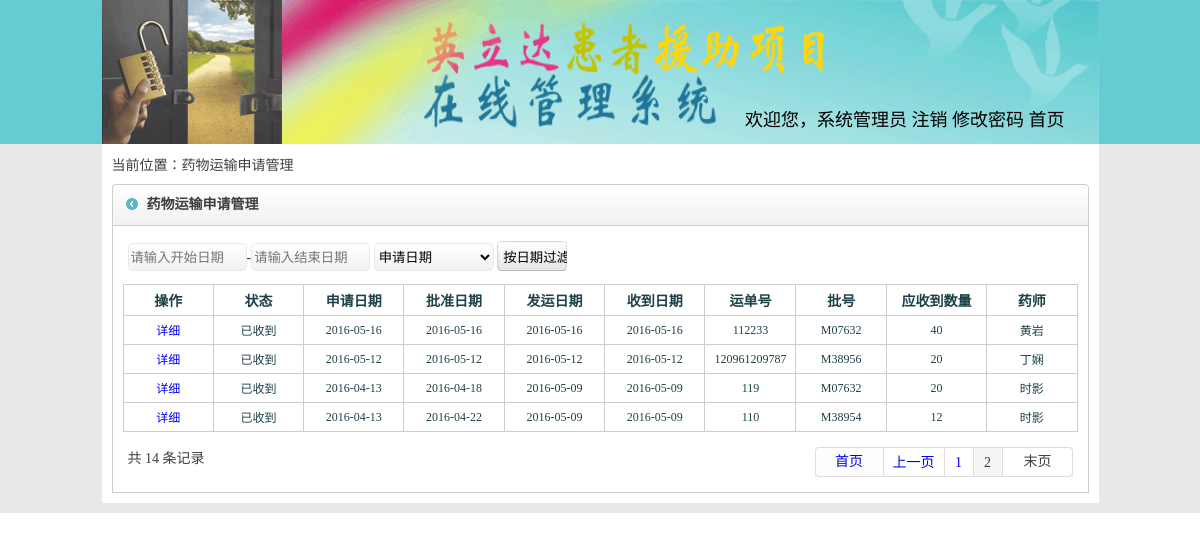
The app's page /cfcywyshshqgl.php?page=2 (signed in) with its own data.
### tables this page shows
CREATE TABLE `yfshqzy` (
  `id` int(100) NOT NULL,
  `yshxm` varchar(100) DEFAULT NULL,
  `gg1` varchar(100) DEFAULT NULL,
  `kcshl1` varchar(100) DEFAULT NULL,
  `shqshl1` varchar(100) DEFAULT NULL,
  `gg2` varchar(100) DEFAULT NULL,
  `kcshl2` varchar(100) DEFAULT NULL,
  `shqshl2` varchar(100) DEFAULT NULL,
  `shqzht` varchar(100) DEFAULT NULL,
  `shqrq` varchar(100) DEFAULT NULL,
  `pfnr` varchar(100) DEFAULT NULL,
  `kffy` varchar(100) DEFAULT NULL,
  `ydh` varchar(100) DEFAULT NULL,
  `fyrq` varchar(100) DEFAULT NULL,
  `shdrq` varchar(100) DEFAULT NULL,
  `ph1` varchar(100) DEFAULT NULL,
  `shhr` varchar(100) DEFAULT NULL,
  `fyr` varchar(100) DEFAULT NULL,
  `pfrq` varchar(100) DEFAULT NULL,
  `ph2` varchar(100) DEFAULT NULL,
  `pfshl1` varchar(100) DEFAULT NULL,
  `pfshl2` varchar(100) DEFAULT NULL,
  `phshl1` varchar(100) DEFAULT NULL,
  `phshl2` varchar(100) DEFAULT NULL,
  `jlshjch` varchar(100) DEFAULT NULL,
  `yfmch` varchar(100) DEFAULT NULL,
  `shqshc` varchar(100) DEFAULT NULL COMMENT '申请手册',
  `shdchzh` varchar(100) NOT NULL DEFAULT '0' COMMENT 'cfc是否收到传真(0为未收到，1为已收到，默认为未收到'
);

CREATE TABLE `kfrk` (
  `id` int(21) NOT NULL,
  `ph` varchar(100) DEFAULT NULL,
  `yxrqzh` varchar(100) DEFAULT NULL,
  `zhwmch` varchar(100) DEFAULT NULL,
  `ywmch` varchar(100) DEFAULT NULL,
  `bjdw` varchar(100) DEFAULT NULL,
  `zht` varchar(100) DEFAULT NULL,
  `jpbh` varchar(100) DEFAULT NULL,
  `shchdwchd` varchar(100) DEFAULT NULL,
  `shyrq` varchar(100) DEFAULT NULL,
  `zhczhh` varchar(100) DEFAULT NULL,
  `jymd` varchar(100) DEFAULT NULL,
  `bjshl` varchar(100) DEFAULT NULL,
  `gg` varchar(100) DEFAULT NULL,
  `jxxh` varchar(100) DEFAULT NULL,
  `pjh` varchar(100) DEFAULT NULL,
  `hth` varchar(100) DEFAULT NULL,
  `bzhgg` varchar(100) DEFAULT NULL,
  `jlshjch` varchar(100) DEFAULT NULL
);

### cfcywyshshqgl.php (the view, shortened to what this page needs)
<?php session_start();
$pagesize=10;
if($_GET[page]){
  $pageval=$_GET[page];
  $page=($pageval-1)*$pagesize;
  $page.=',';
}
$html_title="药物运输申请管理";
include('spap_head.php');
?>
  <div class="main"><?php ?>
    <div class="insmain">
      <div class="thislink">当前位置：<?php echo $html_title;?></div>
      <div class="inwrap flt top">
        <div class="title w977 flt">
          <strong><?php echo $html_title;?></strong><span></span>
        </div>
        <div class="incontact w955 flt">
          <table width="100%" border="0" cellspacing="0" cellpadding="5">
            <tr>
              <td>
                <div class="insinsins" style="width:100%;">
                  <span>
<input type="text" id="KaishiRiqi" name="KaishiRiqi" readonly="readonly"
placeholder="请输入开始日期" size="12" value="" class="grd-white" />-<input type="text" id="JiezhiRiqi" name="JiezhiRiqi" readonly="readonly" placeholder="请输入结束日期" size="12" value="" class="grd-white" />
<select id="rqlx" name="rqlx" style="width:120px;" class="grd-white2">
  <option <?php if($_GET[rqlx]=="1"){echo "selected=\"selected\"";}?> value="1">申请日期</option>
</select>
<input type="button" value="按日期过滤" onclick="guolv();" class="uusub2" />
                  </span>
                </div>
              </td>
            </tr>
          </table>
          <table width="100%" border="0" cellpadding="5" cellspacing="1" bgcolor="#cdcdcd">
            <tr style="color:#1f4248; font-weight:bold; height:30px;">
              <td width="80" align="center" bgcolor="#FFFFFF">操作</td>
              <td width="80" align="center" bgcolor="#FFFFFF">状态</td>
              <td width="90" align="center" bgcolor="#FFFFFF">申请日期</td>
              <td width="90" align="center" bgcolor="#FFFFFF">批准日期</td>
              <td width="90" align="center" bgcolor="#FFFFFF">发运日期</td>
              <td width="90" align="center" bgcolor="#FFFFFF">收到日期</td>
              <td width="80" align="center" bgcolor="#FFFFFF">运单号</td>
              <td width="80" align="center" bgcolor="#FFFFFF">批号</td>
              <td width="90" align="center" bgcolor="#FFFFFF">应收到数量</td>
              <td width="80" align="center" bgcolor="#FFFFFF">药师</td>
            </tr>
<?php
  $sql = "select * from `yfshqzy` where `shqzht` >= '1'";
  $sql .= "  order by id DESC limit $page $pagesize ";
  $Query_ID = mysql_query($sql);
  while($Record = mysql_fetch_array($Query_ID)){
    echo "<tr style=\"color:#1f4248; font-size:12px;\"><td align=\"center\" bgcolor=\"#FFFFFF\"><a href=\"cfcywyshb.php?id=".$Record[0]."\">详细</a> ";
    echo "</td><td align=\"center\" bgcolor=\"#FFFFFF\">";
    if($Record[8]=='0'){echo "新申请";}else if($Record[8]=='1'){echo "已批准";}else if($Record[8]=='2'){echo "在途中";}else if($Record[8]=='3'){echo "已收到";}
    echo "</td><td align=\"center\" bgcolor=\"#FFFFFF\">".$Record[9]."</td><td  align=\"center\" bgcolor=\"#FFFFFF\">".$Record[18]."</td><td  align=\"center\" bgcolor=\"#FFFFFF\">".$Record[13]."</td><td align=\"center\" bgcolor=\"#FFFFFF\">".$Record[14]."</td><td align=\"center\" bgcolor=\"#FFFFFF\">".$Record[12]."</td><td align=\"center\" bgcolor=\"#FFFFFF\">";
                $ph1 = explode(",",$Record[15]);
for($i=0;$i<=count($ph1);$i++)
{
  $ph1sql = "select ph from `kfrk` where `id`='".$ph1[$i]."'";
  $ph1Query_ID = mysql_query($ph1sql);
  while($ph1Record = mysql_fetch_array($ph1Query_ID)){
  echo $ph1Record['0']." ";
  }
}
    echo "</td><td align=\"center\" bgcolor=\"#FFFFFF\">".($Record[20]+$Record[21])."</td><td align=\"center\" bgcolor=\"#FFFFFF\">";
    echo $Record[1];
    echo "</td></tr>";
  }
?>
          </table>
          <table width="100%" border="0" cellspacing="0" cellpadding="5" class="top">
            <tr>
              <td>
           <?php
include('pagefy.php');
          ?>
              </td>
            </tr>
          </table>
        </div>
      </div>
    </div>
  </div><?php ?>
</div><?php ?>
</body>
</html>

### style/style.css (style rules this page uses)
.wrap .main { width:997px; margin:0 auto; }
.wrap .main .insmain { width:977px; margin:0 auto; color:#3f3f3f; height:auto; float:left; padding:10px; background:#ffffff; margin-bottom:10px; }
.w977 { width:977px; }
.w955 { width:955px; }
.flt { float:left; }
.wrap .main .insmain .inwrap { width:977px; }
.top { margin-top:10px; }
.wrap .main .insmain .inwrap .title { background:url(../images/main_title_bg.gif) right top no-repeat; height:42px; vertical-align:middle; line-height:42px; }
.wrap .main .insmain .inwrap .title strong { width:auto; float:left; padding-left:35px; background:url(../images/main_title_bg.gif) left top no-repeat; }
.wrap .main .insmain .inwrap .incontact { border-left:1px #cdcdcd solid; border-right:1px #cdcdcd solid; padding:10px; border-bottom:1px #cdcdcd solid; }
.wrap .main .insmain .inwrap .incontact .insinsins { width:auto; float:left; height:auto; margin-bottom:8px; margin-right:10px; }
.wrap .main .insmain .inwrap .incontact .insinsins span { line-height:24px; vertical-align:middle; float:left; }
.grd-white { background: #ffffff; height:24px; background: -moz-linear-gradient(top, #ffffff 0%, #f1f1f1 100%); background: -webkit-gradient(linear, left top, left bottom, color-stop(0%,#ffffff), color-stop(100%,#f1f1f1)); background: -webkit-linear-gradient(top, #ffffff 0%,#f1f1f1 100%); background: -o-linear-gradient(top, #ffffff 0%,#f1f1f1 100%); background: -ms-linear-gradient(top, #ffffff 0%,#f1f1f1 100%); background: linear-gradient(to bottom, #ffffff 0%,#f1f1f1 100%); filter: progid:DXImageTransform.Microsoft.gradient( startColorstr='#ffffff', endColorstr='#f1f1f1',GradientType=0 ); border: 1px solid #eaeaea; border-radius: 5px; }
.grd-white2 { background: #ffffff; height:28px; background: -moz-linear-gradient(top, #ffffff 0%, #f1f1f1 100%); background: -webkit-gradient(linear, left top, left bottom, color-stop(0%,#ffffff), color-stop(100%,#f1f1f1)); background: -webkit-linear-gradient(top, #ffffff 0%,#f1f1f1 100%); background: -o-linear-gradient(top, #ffffff 0%,#f1f1f1 100%); background: -ms-linear-gradient(top, #ffffff 0%,#f1f1f1 100%); background: linear-gradient(to bottom, #ffffff 0%,#f1f1f1 100%); filter: progid:DXImageTransform.Microsoft.gradient( startColorstr='#ffffff', endColorstr='#f1f1f1',GradientType=0 ); border: 1px solid #eaeaea; border-radius: 5px; }
.uusub2 { background:url(../images/sub02.jpg) top left no-repeat; width:70px; height:30px; border:0px; }

### style/master.css (style rules this page uses)
body { margin-left: 0px; margin-top: 0px; margin-right: 0px; margin-bottom: 0px; }
a:link { text-decoration: none; }

### records on screen
yfshqzy: shqzht "已收到", shqrq "2016-05-16", pfrq "2016-05-16", fyrq "2016-05-16", shdrq "2016-05-16", ydh "112233", $Record[20]+$Record[21] "40", yshxm "黄岩"
kfrk: ph "M07632"
yfshqzy: shqzht "已收到", shqrq "2016-05-12", pfrq "2016-05-12", fyrq "2016-05-12", shdrq "2016-05-12", ydh "120961209787", $Record[20]+$Record[21] "20", yshxm "丁娴"
kfrk: ph "M38956"
yfshqzy: shqzht "已收到", shqrq "2016-04-13", pfrq "2016-04-18", fyrq "2016-05-09", shdrq "2016-05-09", ydh "119", $Record[20]+$Record[21] "20", yshxm "时影"
yfshqzy: shqzht "已收到", shqrq "2016-04-13", pfrq "2016-04-22", fyrq "2016-05-09", shdrq "2016-05-09", ydh "110", $Record[20]+$Record[21] "12", yshxm "时影"
kfrk: ph "M38954"

### other values on screen
$_SESSION[yhname] "系统管理员"
$html_title "药物运输申请管理"
$num "14"
